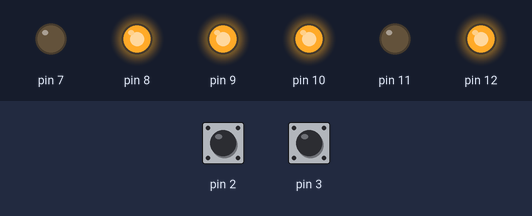
The sketch below on a simulated Arduino Uno, built with avr-gcc and run on an emulated ATmega328P. Parts: output pins drawn as LEDs (lit = HIGH). The inputs (shaded band) are chosen by the test bench; at power-on: pin 2 HIGH, pin 3 HIGH.

Above: at 1.2 s.
1.3 s: pin 2 pulled LOW for 0.15 s
At 2.3 s:
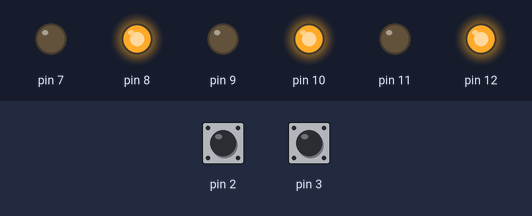
2.9 s: pin 3 pulled LOW for 0.15 s
At 3.6 s:
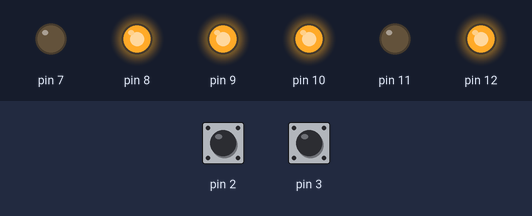
4.5 s: pin 3 pulled LOW for 1 s
At 6.0 s:
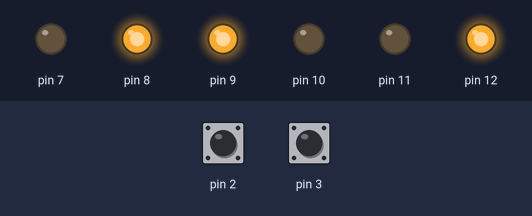
7.0 s: pin 2 pulled LOW for 1 s
At 9.1 s:
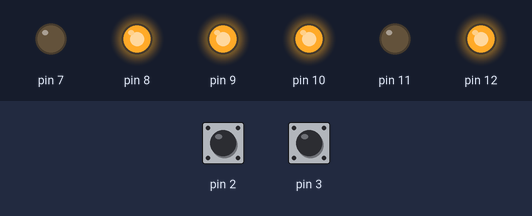
Timing chart, 0 to 10.5 s (numbered marks = the images above; inputs shaded):
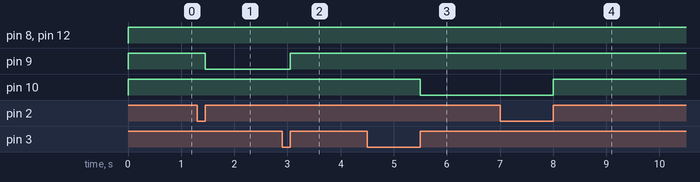

The sketch:

Figure_of_8s_are_worse.ino
```cpp
#define turn_pulse_count 90
#define forward_pulse_count 150

volatile int L_count = 0;
volatile int R_count = 0;
volatile int F_count = 0;
volatile int Rt_count = 0;

void setup() { //done
  // put your setup code here, to run once:
  default_settings();
}

void loop() { //done
  // put your main code here, to run repeatedly:
 left_square();
 right_square();
 while(1);
}

void forwards() {
  F_count = 0;
  L_count = 0;
  R_count = 0;
  left_forward();
  right_forward();
  while(F_count < forward_pulse_count) {
    course_correction();
  }
  stop_motors();
}

void left_forward() {
  digitalWrite(7, LOW);
  digitalWrite(8, HIGH);
  digitalWrite(9, HIGH);
}

void left_reverse() {
  digitalWrite(7, HIGH);
  digitalWrite(8, LOW);
  digitalWrite(9, HIGH);
}

void right_reverse() {
  digitalWrite(10, HIGH);
  digitalWrite(11, HIGH);
  digitalWrite(12, LOW);
}

void right_forward() {
  digitalWrite(10, HIGH);
  digitalWrite(11, LOW);
  digitalWrite(12, HIGH);
}

void stop_motors() {
    digitalWrite(7, HIGH);
    digitalWrite(11, HIGH);
    digitalWrite(9, HIGH);
    digitalWrite(10, HIGH);
    digitalWrite(8, HIGH);
    digitalWrite(12, HIGH);
    R_count = 0;
    L_count = 0;
}

void rotate_clockwise_90() {
  left_forward();
  right_reverse();
  turn();
}

void turn () {
  Rt_count = 0;
  L_count = 0;
  R_count = 0;
  while (Rt_count < turn_pulse_count) {
    course_correction();
  }
  stop_motors();
}

void rotate_anticlockwise_90() {
  right_forward();
  left_reverse();
  turn();
}

void default_settings() {
  pinMode(8, OUTPUT);
  pinMode(12, OUTPUT);
  pinMode(10, OUTPUT);
  pinMode(9, OUTPUT);
  pinMode(7, OUTPUT);
  pinMode(11, OUTPUT);
  digitalWrite(2, HIGH);
  digitalWrite(3, HIGH);
  digitalWrite(7, LOW);
  digitalWrite(11, LOW);
  digitalWrite(9, HIGH);
  digitalWrite(10, HIGH);
  digitalWrite(8, LOW);
  digitalWrite(12, LOW);
  attachInterrupt(0, left_count, RISING);
  attachInterrupt(1, right_count, RISING);
  Serial.begin(115200);
}

void left_count() {
  L_count ++;
  F_count ++;
  Rt_count ++;
}

void right_count() {
  R_count ++;
}

void course_correction() {
  if (L_count > R_count) {
    digitalWrite(9, LOW);
    digitalWrite(10, HIGH);
  } else if (R_count > L_count) {
    digitalWrite(10, LOW);
    digitalWrite(9, HIGH);
  } else {
    digitalWrite(10, HIGH);
    digitalWrite(9, HIGH);
  }
}

void left_square() {
  int count = 0;
  while(count < 3) {
    forwards();
    rotate_clockwise_90();
    count ++;
  }
  forwards();
}

void right_square() {
  int count = 0;
  while(count < 3) {
    forwards();
    rotate_anticlockwise_90();
    count ++;
  }
  forwards();
}
```

Measured:
- after the input at 1.3 s, pin 9: HIGH → LOW after 0.15 s
- after the input at 2.9 s, pin 9: LOW → HIGH after 0.15 s
- after the input at 4.5 s, pin 10: HIGH → LOW after 1.0 s
- after the input at 7.0 s, pin 10: LOW → HIGH after 1.0 s
